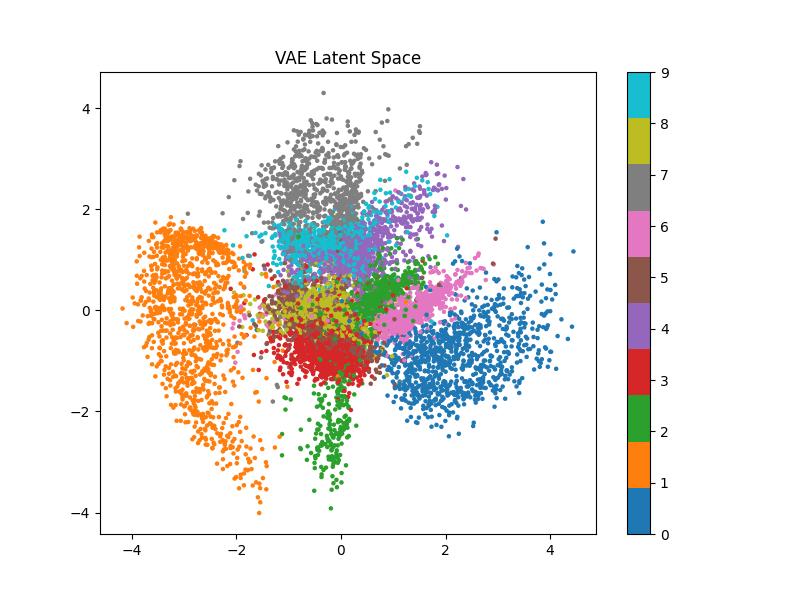

Python code for this plot:
import torch
import matplotlib.pyplot as plt
from torchvision import datasets, transforms
from torch.utils.data import DataLoader

from vae import VAE

# Load trained model
model = VAE()

model.load_state_dict(
    torch.load("vae_model_10epochs.pth")
)

model.eval()

# Load test data
transform = transforms.ToTensor()

test_dataset = datasets.MNIST(
    root="./data",
    train=False,
    download=True,
    transform=transform
)

test_loader = DataLoader(
    test_dataset,
    batch_size=128,
    shuffle=False
)

latent_points = []
labels = []

with torch.no_grad():

    for images, targets in test_loader:

        images = images.view(-1, 784)

        mu, logvar = model.encode(images)

        latent_points.append(mu)

        labels.append(targets)

latent_points = torch.cat(latent_points)
labels = torch.cat(labels)

plt.figure(figsize=(8,6))

scatter = plt.scatter(
    latent_points[:,0],
    latent_points[:,1],
    c=labels,
    cmap="tab10",
    s=5
)

plt.colorbar(scatter)

plt.title("VAE Latent Space")

plt.savefig("latent_space.png")

plt.show()
